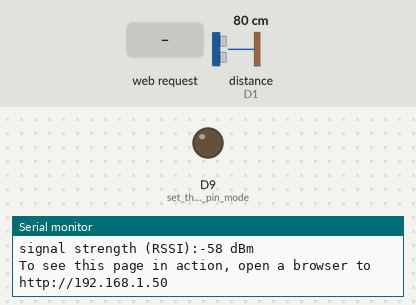
This program was run on a simulated Arduino MKR. Parts: output pins drawn as LEDs (lit = HIGH), the last lines printed to the serial monitor. The inputs (shaded band) are chosen by the test bench; at power-on: distance to the obstacle (sensor on D1) 80 cm. WiFi joins after 1.5 s; servers stay silent unless stated.

Above: at 12.7 s.
12.8 s: HTTP request GET /H received
At 13.4 s:
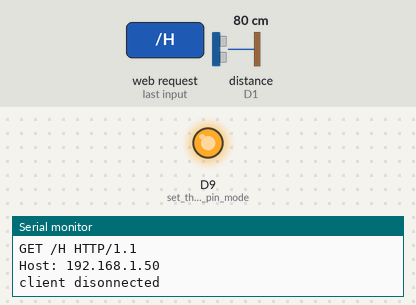
14.3 s: HTTP request GET /L received
At 15.7 s:
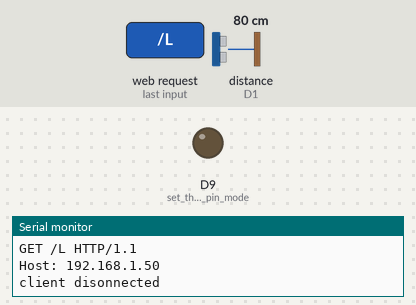
Timing chart, 0 to 17.3 s (numbered marks = the images above; inputs shaded):
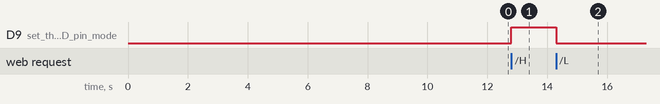

The program:

main.cpp
```cpp
#include <Arduino.h>
/*
  WiFi Web Server LED Blink

 A simple web server that lets you blink an LED via the web.
 This sketch will print the IP address of your WiFi module (once connected)
 to the Serial monitor. From there, you can open that address in a web browser
 to turn on and off the LED on pin 9.

 If the IP address of your board is yourAddress:
 http://yourAddress/H turns the LED on
 http://yourAddress/L turns it off

 This example is written for a network using WPA encryption. For
 WEP or WPA, change the Wifi.begin() call accordingly.

 Circuit:
 * Board with NINA module (Arduino MKR WiFi 1010, MKR VIDOR 4000 and UNO WiFi Rev.2)
 * LED attached to pin 9

 created 25 Nov 2012
 by Tom Igoe
 */
#include <SPI.h>
#include <WiFiNINA.h>
#include <Ultrasonic.h>

#include "arduino_secrets.h"
///////please enter your sensitive data in the Secret tab/arduino_secrets.h
char ssid[] = SECRET_SSID;        // your network SSID (name)
char pass[] = SECRET_PASS;    // your network password (use for WPA, or use as key for WEP)
int keyIndex = 0;                 // your network key Index number (needed only for WEP)

void printWifiStatus();

int status = WL_IDLE_STATUS;
WiFiServer server(80);
Ultrasonic ultrasonic(1);

void setup() {
  Serial.begin(9600);      // initialize serial communication
  pinMode(9, OUTPUT);      // set the LED pin mode

  // check for the WiFi module:
  if (WiFi.status() == WL_NO_MODULE) {
    Serial.println("Communication with WiFi module failed!");
    // don't continue
    while (true);
  }

  String fv = WiFi.firmwareVersion();
  if (fv < WIFI_FIRMWARE_LATEST_VERSION) {
    Serial.println("Please upgrade the firmware");
  }

  // attempt to connect to Wifi network:
  while (status != WL_CONNECTED) {
    Serial.print("Attempting to connect to Network named: ");
    Serial.println(ssid);                   // print the network name (SSID);

    // Connect to WPA/WPA2 network. Change this line if using open or WEP network:
    status = WiFi.begin(ssid, pass);
    // wait 10 seconds for connection:
    delay(10000);
  }
  server.begin();                           // start the web server on port 80
  printWifiStatus();                        // you're connected now, so print out the status
}


void loop() {
  WiFiClient client = server.available();   // listen for incoming clients

  if (client) {                             // if you get a client,
    Serial.println("new client");           // print a message out the serial port
    String currentLine = "";                // make a String to hold incoming data from the client
    while (client.connected()) {            // loop while the client's connected
      if (client.available()) {             // if there's bytes to read from the client,
        char c = client.read();             // read a byte, then
        Serial.write(c);                    // print it out the serial monitor
        if (c == '\n') {                    // if the byte is a newline character

          // if the current line is blank, you got two newline characters in a row.
          // that's the end of the client HTTP request, so send a response:
          if (currentLine.length() == 0) {
            // HTTP headers always start with a response code (e.g. HTTP/1.1 200 OK)
            // and a content-type so the client knows what's coming, then a blank line:
            client.println("HTTP/1.1 200 OK");
            client.println("Content-type:text/html");
            client.println();

            // the content of the HTTP response follows the header:
            //client.print("Click <a href=\"/H\">here</a> turn the LED on pin 9 on<br>");
            //client.print("Click <a href=\"/L\">here</a> turn the LED on pin 9 off<br>");

            long RangeInInches;

            client.print("The distance to obstacles in front is: ");
            RangeInInches = ultrasonic.MeasureInInches();
            client.print(RangeInInches);//0~157 inches
            client.print(" inch");


            // The HTTP response ends with another blank line:
            client.println();
            // break out of the while loop:
            break;
          } else {    // if you got a newline, then clear currentLine:
            currentLine = "";
          }
        } else if (c != '\r') {  // if you got anything else but a carriage return character,
          currentLine += c;      // add it to the end of the currentLine
        }

        // Check to see if the client request was "GET /H" or "GET /L":
        if (currentLine.endsWith("GET /H")) {
          digitalWrite(9, HIGH);               // GET /H turns the LED on
        }
        if (currentLine.endsWith("GET /L")) {
          digitalWrite(9, LOW);                // GET /L turns the LED off
        }
      }
    }
    // close the connection:
    client.stop();
    Serial.println("client disonnected");
  }
}

void printWifiStatus() {
  // print the SSID of the network you're attached to:
  Serial.print("SSID: ");
  Serial.println(WiFi.SSID());

  // print your board's IP address:
  IPAddress ip = WiFi.localIP();
  Serial.print("IP Address: ");
  Serial.println(ip);

  // print the received signal strength:
  long rssi = WiFi.RSSI();
  Serial.print("signal strength (RSSI):");
  Serial.print(rssi);
  Serial.println(" dBm");
  // print where to go in a browser:
  Serial.print("To see this page in action, open a browser to http://");
  Serial.println(ip);
}
```

arduino_secrets.h
```cpp
#define SECRET_SSID "Phoenix"        // your network SSID (name)
#define SECRET_PASS "LeeStBeach"    // your network password (use for WPA, or use as key for WEP)
```

Measured:
- after the input at 12.8 s, D9 (set_the_LED_pin_mode): LOW → HIGH at once
- after the input at 14.3 s, D9 (set_the_LED_pin_mode): HIGH → LOW at once
